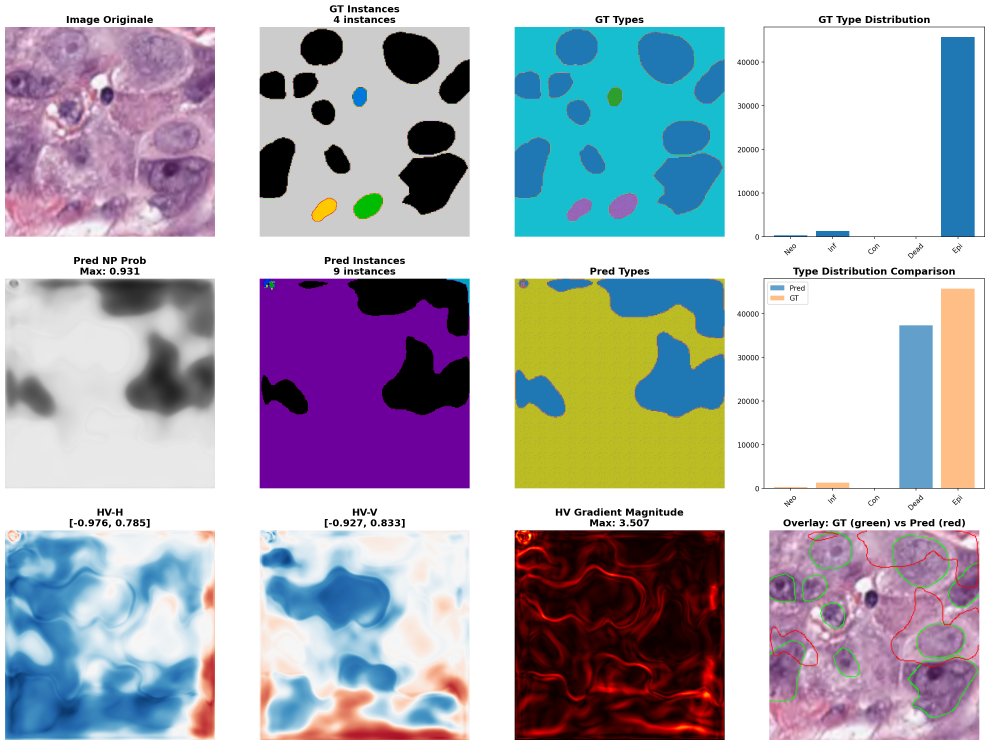
#> input picture diagnostic_image_00000.png, 2968 x 2235 px (shown at 1/3 size)
$ python extract_patches_for_histology_test.py --image ../../diagnostic_image_00000.png
#> lines starting #> are read from the running program, lines starting #| are printed output that depends on the picture; after the words box and inside, x2 and y2 are one past the last pixel; in counts of white or black regions, pixels touching at a corner belong together
#!/usr/bin/env python3
"""
Extract 224x224 patches from cytology images for testing with histology module.

This script extracts patches that likely contain cells (not empty background)
for testing the V13 histology module on cytology data.

Usage:
    python scripts/cytology/extract_patches_for_histology_test.py \
        --image path/to/cytology_image.jpg \
        --output patches_output/ \
        --max_patches 20

Author: V15.3 Cytology Branch
"""

import os
import sys
import argparse
from pathlib import Path

# Add project root to path
PROJECT_ROOT = Path(__file__).resolve().parent.parent.parent
if str(PROJECT_ROOT) not in sys.path:
    sys.path.insert(0, str(PROJECT_ROOT))

import cv2
import numpy as np


def has_cell_content(patch: np.ndarray, threshold: float = 0.15) -> tuple:
    """
    Check if a patch likely contains cells (not just empty background).

    Uses multiple heuristics:
    1. Not too white (background is usually light)
    2. Has some color variation (cells have nuclei = dark spots)
    3. Has enough non-background pixels

    Args:
        patch: RGB image (224, 224, 3)
        threshold: Minimum ratio of "interesting" pixels

    Returns:
        (has_content: bool, score: float)
    """
    # Convert to grayscale
    gray = cv2.cvtColor(patch, cv2.COLOR_RGB2GRAY)

    # Check if too white (empty background)
    mean_intensity = np.mean(gray)
    if mean_intensity > 240:  # Almost white
        return False, 0.0

    # Check for dark regions (nuclei are dark)
    dark_pixels = np.sum(gray < 150) / gray.size

    # Check for color variation (stained cells have color)
    std_intensity = np.std(gray)

    # Compute score
    score = dark_pixels * 0.5 + (std_intensity / 50) * 0.5

    return score > threshold, score


def extract_patches(
    image_path: str,
    output_dir: str,
    patch_size: int = 224,
    stride: int = 112,
    max_patches: int = 20,
    min_score: float = 0.15
) -> list:
    """
    Extract patches with cell content from an image.

    Args:
        image_path: Path to input image
        output_dir: Directory to save patches
        patch_size: Size of patches (default 224)
        stride: Stride between patches (default 112 = 50% overlap)
        max_patches: Maximum number of patches to extract
        min_score: Minimum content score to keep patch

    Returns:
        List of saved patch paths
    """
#> called with image_path = '../../diagnostic_image_00000.png', output_dir = 'patches_for_histology_test', patch_size = 224, stride = 112, max_patches = 20, min_score = 0.15
    # Load image
    image = cv2.imread(image_path)
#> image is the input picture: shape (2235, 2968, 3); mean B, G, R 186.7, 177.2, 177.6
    if image is None:
        raise ValueError(f"Could not load image: {image_path}")

    image = cv2.cvtColor(image, cv2.COLOR_BGR2RGB)
    h, w = image.shape[:2]
#> h = 2235; w = 2968

    # Create output directory
    output_path = Path(output_dir)
    output_path.mkdir(parents=True, exist_ok=True)

    # Extract all patches with scores
    patches_with_scores = []

    for y in range(0, h - patch_size + 1, stride):
        for x in range(0, w - patch_size + 1, stride):
            patch = image[y:y+patch_size, x:x+patch_size]

            has_content, score = has_cell_content(patch, threshold=min_score)

            if has_content:
                patches_with_scores.append({
                    'patch': patch,
                    'x': x,
                    'y': y,
                    'score': score
                })
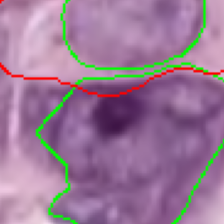
#> patch: shape (224, 224, 3); mean R, G, B 154.9, 121.5, 151.4

    # Sort by score (best patches first)
    patches_with_scores.sort(key=lambda p: p['score'], reverse=True)

    # Take top N patches
    selected = patches_with_scores[:max_patches]

    # Save patches
    image_name = Path(image_path).stem
    saved_paths = []

    for i, p in enumerate(selected):
        patch_filename = f"{image_name}_patch_{i:03d}_x{p['x']}_y{p['y']}_score{p['score']:.2f}.png"
        patch_path = output_path / patch_filename

        # Save as PNG (lossless)
        cv2.imwrite(str(patch_path), cv2.cvtColor(p['patch'], cv2.COLOR_RGB2BGR))
        saved_paths.append(str(patch_path))

        print(f"  [{i+1}/{len(selected)}] Saved: {patch_filename}")
#> this loop made 20 passes
#|   [1/20] Saved: diagnostic_image_00000_patch_000_x2016_y1568_score1.48.png
#|   [2/20] Saved: diagnostic_image_00000_patch_001_x1456_y1904_score1.47.png
#|   [3/20] Saved: diagnostic_image_00000_patch_002_x1456_y1792_score1.47.png
#|   [4/20] Saved: diagnostic_image_00000_patch_003_x1232_y784_score1.47.png
#|   [5/20] Saved: diagnostic_image_00000_patch_004_x1456_y1680_score1.45.png
#|   [6/20] Saved: diagnostic_image_00000_patch_005_x2016_y1680_score1.45.png
#|   [7/20] Saved: diagnostic_image_00000_patch_006_x2016_y1792_score1.45.png
#|   [8/20] Saved: diagnostic_image_00000_patch_007_x1792_y1456_score1.42.png
#> (further printed lines are left out)
#> pass 1, in extract_patches, `cv2.imwrite(str(patch_path), cv2.cvtColor(p['patch'], cv2.COLOR_RGB2BG..`:
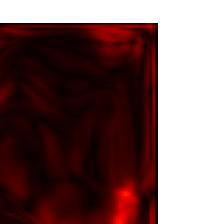
#> saved as diagnostic_image_00000_patch_000_x2016_y1568_score1.48.png: shape (224, 224, 3); mean B, G, R 93.6, 93.6, 122.7
#> pass 2, in extract_patches, `cv2.imwrite(str(patch_path), cv2.cvtColor(p['patch'], cv2.COLOR_RGB2BG..`:
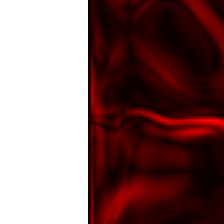
#> saved as diagnostic_image_00000_patch_001_x1456_y1904_score1.47.png: shape (224, 224, 3); mean B, G, R 100.2, 100.2, 133.1

    return saved_paths


def main():
    parser = argparse.ArgumentParser(
        description="Extract 224x224 patches from cytology images for histology module testing"
    )

    parser.add_argument("--image", type=str, required=True,
                        help="Path to cytology image")
    parser.add_argument("--output", type=str, default="patches_for_histology_test",
                        help="Output directory for patches")
    parser.add_argument("--patch_size", type=int, default=224,
                        help="Patch size (default: 224)")
    parser.add_argument("--stride", type=int, default=112,
                        help="Stride between patches (default: 112)")
    parser.add_argument("--max_patches", type=int, default=20,
                        help="Maximum patches to extract (default: 20)")
    parser.add_argument("--min_score", type=float, default=0.15,
                        help="Minimum content score (default: 0.15)")

    args = parser.parse_args()

    print("\n" + "=" * 60)
    print("  EXTRACT PATCHES FOR HISTOLOGY MODULE TEST")
    print("=" * 60)
    print(f"  Image: {args.image}")
    print(f"  Output: {args.output}")
    print(f"  Patch size: {args.patch_size}x{args.patch_size}")
    print(f"  Max patches: {args.max_patches}")
    print("-" * 60)

    try:
        saved = extract_patches(
            args.image,
            args.output,
            patch_size=args.patch_size,
            stride=args.stride,
            max_patches=args.max_patches,
            min_score=args.min_score
        )

        print("-" * 60)
        print(f"  Total patches extracted: {len(saved)}")
#|   Total patches extracted: 20
        print(f"  Output directory: {args.output}")
        print("=" * 60)

    except Exception as e:
        print(f"  [ERROR] {e}")
        return 1

    return 0


if __name__ == "__main__":
    sys.exit(main())
#> (the program exits here)
